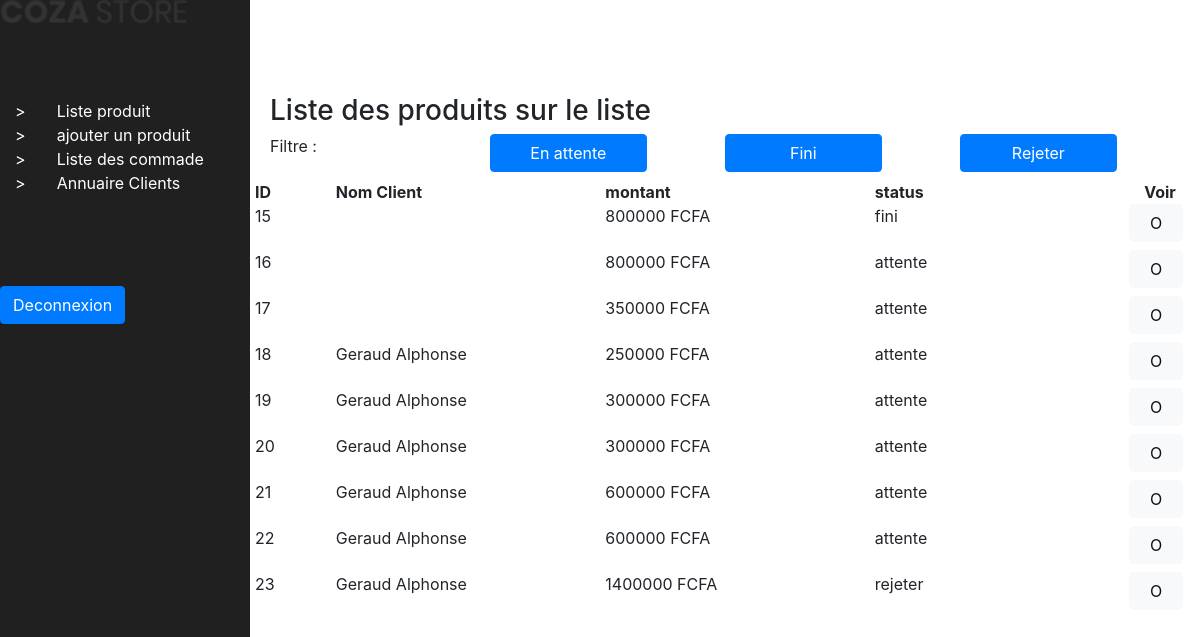
The app's page /admin/liste_commande.php with its own data.
### tables this page shows
CREATE TABLE `commande` (
  `id` int(11) NOT NULL,
  `id_client_commande` int(11) NOT NULL,
  `date_commande` timestamp NOT NULL DEFAULT current_timestamp(),
  `status_commande` varchar(25) NOT NULL DEFAULT 'attente',
  `cart_id_commande` varchar(25) NOT NULL,
  `total` int(11) NOT NULL
);

CREATE TABLE `client` (
  `id_client` int(11) NOT NULL,
  `nom_client` varchar(64) NOT NULL,
  `prenom_client` varchar(64) NOT NULL,
  `adresse_client` varchar(56) NOT NULL,
  `mail_client` varchar(64) NOT NULL,
  `mdp_client` varchar(64) NOT NULL,
  `token` varchar(64) DEFAULT NULL,
  `session` timestamp NOT NULL DEFAULT current_timestamp()
);

### backend/config/Database.php (called while the page is built, shortened)
<?php
class Database
{
    public $host   = DB_HOST;
    public $user   = DB_USER;
    public $pass   = DB_PASS;
    public $dbname = DB_NAME;
    public $link;
    private function connectDB()
    {
        $this->link = new mysqli(
            $this->host,
            $this->user,
            $this->pass,
            $this->dbname
        );
    }
    public function select($query)
    {
        $result = $this->link->query($query) or
        die($this->link->error . __LINE__);
        if ($result->num_rows > 0) {
            return $result;
        } else {
            return false;
        }
    }
}

### backend/instances/instances.php (called while the page is built, shortened)
<?php
     require("".$_SERVER['DOCUMENT_ROOT']."/quemada/backend/classes/Commande.php");
     $commande = new Commande();

### backend/classes/Commande.php (called while the page is built, shortened)
<?php
     include_once("".$_SERVER['DOCUMENT_ROOT']."/quemada/backend/config/Database.php");
     class Commande
     {
          public function __construct()
          {
               $this->db = new Database();
          }
          public function read_commande()
          {
               $query = "SELECT * from commande left join client on commande.id_client_commande = client.id_client ";
               $result = $this->db->select($query);
               return $result;
          }
     }

### admin/liste_commande.php (the view, shortened to what this page needs)
<!DOCTYPE html>
<html lang="en">
<?php
	include("./components/head.php")
?>
<body>
	<div id="adminContainer">
		<?php
			require_once("./components/sidebar.php")
		?>
		<section id="adminScreen" class="container-fluid">
			<div class="row spacer"></div>
			<form class="row">
				<h3 class="col-12">Liste des produits sur le liste</h3>
				<div class="col-3">Filtre :</div>
				<div class="col-3"><a href="./liste_commande.php?filter=attente" class="row"><label class="col-8 btn btn-primary">En attente</label></a></div>
				<div class="col-3"><a href="./liste_commande.php?filter=fini" class="row"><label class="col-8 btn btn-primary">Fini</label></a></div>
				<div class="col-3"><a href="./liste_commande.php?filter=rejeter" class="row"><label class="col-8 btn btn-primary">Rejeter</label></a></div>
				<div class="col-12">
					<div class="row">
						<table class="col-12">
							<tr class="row">
								<th class="col-1">ID</th>
								<th class="col">Nom Client</th>
								<th class="col">montant</th>
								<th class="col">status</th>
								<th class="col-1">Voir</th>
							</tr>
							<?php
								$data = $commande->read_commande();
								foreach ($data as $datum) {?>
							<tr class="row">
								<td class="col-1"><?php echo $datum['id'] ?></td>
								<td class="col"><?php echo $datum['nom_client']; echo " "; echo $datum['prenom_client'];  ?></td>
								<td class="col"><?php echo $datum['total'] ?> FCFA</td>
								<td class="col"><?php echo $datum['status_commande'] ?></td>
								<td class="col-1">
									<a href="./commande.php?commande=<?php echo $datum['id'] ?>" class="row">
										<label class="col-8 btn btn-light">O</label>
									</a>
								</td>
							</tr>
							<?php } ?>
						</table>
					</div>
				</div>
			</form>
		</section>
	</div>
</body>
</html>

### admin/style/main.css (style rules this page uses)
*, *::after, *::before { padding: 0; margin: 0; box-sizing: border-box; transition: 0.3s ease; }
a { color: inherit; list-style: none; text-decoration: none; }
section { min-height: 50vh; }
.spacer { height: 75px; }
#adminContainer { display: grid; grid-template-columns: 250px 1fr; width: 100vw; height: 100vh; }
#adminContainer #adminScreen { overflow-y: scroll; padding: 20px; }

### records on screen
commande: id "15", total "800000", status_commande "fini"
commande: id "16", total "800000", status_commande "attente"
commande: id "17", total "350000", status_commande "attente"
commande: id "18", client.nom_client "Geraud", client.prenom_client "Alphonse", total "250000", status_commande "attente"
commande: id "19", client.nom_client "Geraud", client.prenom_client "Alphonse", total "300000", status_commande "attente"
commande: id "20", client.nom_client "Geraud", client.prenom_client "Alphonse", total "300000", status_commande "attente"
commande: id "21", client.nom_client "Geraud", client.prenom_client "Alphonse", total "600000", status_commande "attente"
commande: id "22", client.nom_client "Geraud", client.prenom_client "Alphonse", total "600000", status_commande "attente"
commande: id "23", client.nom_client "Geraud", client.prenom_client "Alphonse", total "1400000", status_commande "rejeter"
